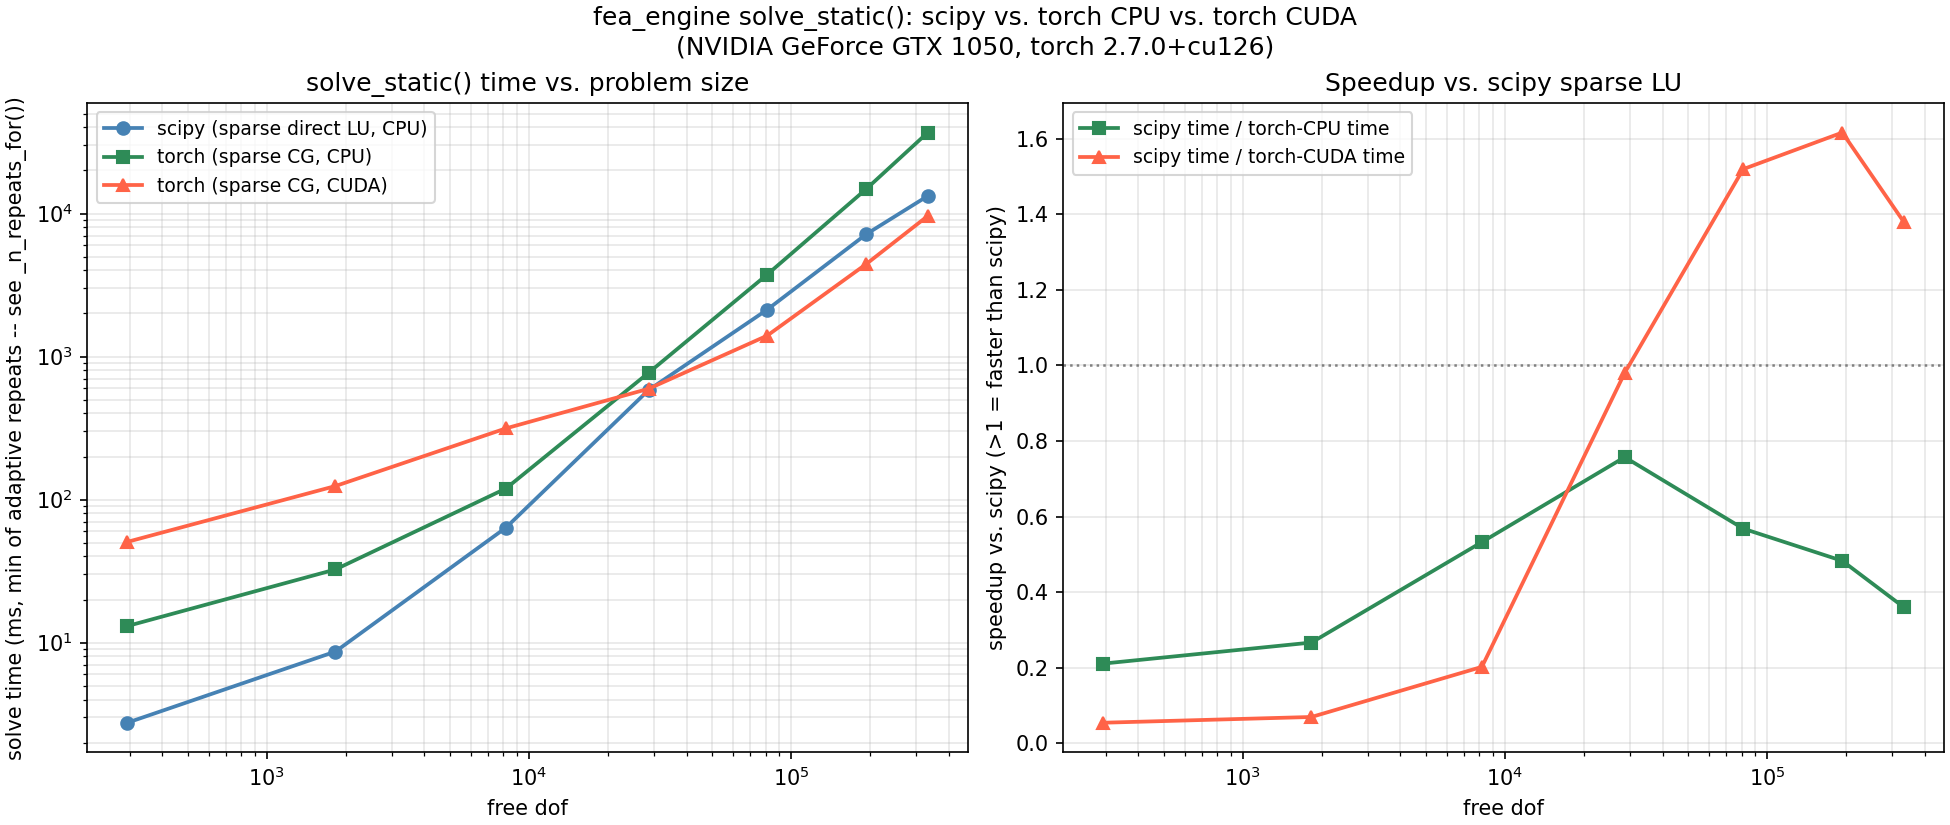

Here is the Python script that generated this plot:
"""
fea_scipy_vs_torch_gpu_benchmark.py -- fea_engine solver-backend benchmark:
SciPy (CPU, sparse direct LU) vs. PyTorch (CPU, sparse Jacobi-
preconditioned CG) vs. PyTorch (CUDA GPU, same CG) on the SAME
assembled linear-elastic cantilever system, across a sweep of mesh
sizes.

This exercises fea_engine's existing backend="scipy"/"torch" dispatch
(solver.py) and torch_sparse_solver.py (Wave 0 item 3) exactly as
already validated in tests/test_torch_sparse_solver.py -- this script
does not reimplement any solve logic, it only times and plots the
package's own real code paths. Per torch_sparse_solver.py's own
docstring, this was VALIDATED on 2026-09-08 on this project's own
target machine (Windows, NVIDIA GeForce GTX 1050, PyTorch 2.7.0/CUDA
12.6) on CPU only -- this script is the first one to actually exercise
device="cuda" on that same install.

IMPORTANT: run this in the environment that has a working CUDA-enabled
torch (your conda base env), NOT in a torch-free environment -- it
will still run and produce a scipy-vs-torch-CPU comparison if no GPU
is available, but the whole point of this script is the GPU curve.

    conda activate base
    cd fea_engine/examples
    python fea_scipy_vs_torch_gpu_benchmark.py

Each mesh size is assembled EXACTLY ONCE (build_system()), using
fea_engine's tensorized/chunked assembly path (vectorized=True,
Wave 11 item 107 + Wave 16 item 129) -- not the default per-element
Python loop, which was measured during this script's own development
taking ~1.2ms/element, i.e. minutes at the sweep's larger sizes, none
of it relevant to the actual scipy-vs-torch SOLVE comparison this
script exists to make. All three timed solves then reuse that SAME
assembled system via as_backend(), which just flips the .backend/
.device attributes solve_static() reads (backend= only affects the
FINAL linear-solve step, per solver.py's own docstring) -- so what's
actually being timed and compared is purely the linear-solve step:
SciPy's sparse direct LU (splu) vs. PyTorch's sparse CG on CPU vs. the
identical CG on GPU, on bit-for-bit the same K/F each time. GPU timing
is correctly synchronized: torch_sparse_cg_solve()'s own return path
ends in `.cpu().numpy()`, which blocks until every queued CUDA kernel
has actually finished, so wall-clock time around solve_static() is a
genuine (not just kernel-launch-queue) GPU time -- an explicit
torch.cuda.synchronize() is still called immediately before starting
each GPU timer, to also exclude any leftover async work queued by a
PREVIOUS call from bleeding into the current measurement.

Every solved displacement field is cross-checked against SciPy's
answer (relative max-abs error) before it's trusted for the plot --
this project's standing practice throughout its example galleries.
"""
import gc
import os
import time
import numpy as np
import matplotlib.pyplot as plt

from fea_engine import FESystem, Material, D_plane_stress, Quad4PlaneStress, mesh as mesh_mod

try:
    import torch
    from fea_engine.torch_sparse_solver import _HAS_TORCH
except Exception:
    _HAS_TORCH = False

# ---------------------------------------------------------------------
# Mesh sizes to sweep, (nx, ny) for a Lx x Ly rectangle. The previous
# default (up to ~29k dof) never left the regime where per-call
# overhead and CPU-GPU transfer cost dominate -- too small to show
# whether a GPU crossover exists at all. This sweep uses a much bigger
# STEP between points (fewer, more widely spaced sizes, not a dense
# scan) to reach into the hundreds-of-thousands-of-dof range where a
# real GPU should have a chance to pull ahead, without spending all
# the runtime resolving the uninteresting small-n end. Runtime grows
# with the last couple of entries -- expect the biggest 1-2 points to
# take from several seconds to a few minutes each depending on your
# GPU/CPU; comment out the largest tuples if you want a faster first
# look, or add bigger ones (e.g. (1500, 200), (2000, 260)) if your GPU
# still isn't saturated at the current top end.
# ---------------------------------------------------------------------
MESH_SIZES = [
    (20, 6),      #    ~300 dof
    (60, 14),     #   ~1.8k dof
    (140, 28),    #   ~8.2k dof
    (280, 50),    #  ~28.7k dof
    (500, 80),    #  ~81.2k dof
    (800, 120),   # ~193.8k dof
    (1100, 150),  # ~332.5k dof -- verified during this script's own development
                  # (scipy: ~12s assembly + ~11-20s solve, no memory issues)
    # (1500, 190),  # ~573.4k dof -- UNCOMMENT to push further. During this
                  # script's own development, this size hard-killed the dev
                  # sandbox via the OS OOM killer (a forced SIGKILL, which no
                  # try/except can catch -- scipy's direct sparse LU fill-in
                  # at this size needs more RAM than that ~3.8GB-limited
                  # sandbox had). It was NOT tested successfully anywhere.
                  # Your machine likely has far more RAM, but if this size
                  # kills the whole script instead of printing a "SKIPPED"
                  # line, that's why -- comment it back out.
]
LX, LY = 4.0, 1.0
E, NU = 210e9, 0.3
TIP_LOAD = -1000.0
CG_TOL = 1e-8   # matches solve_static()'s own built-in torch-backend default; not separately passed


def _n_repeats_for(n_dof):
    """Fewer timed repeats for the largest systems -- a big solve is
    far less prone to timer/OS-jitter noise than a small one (its own
    wall-clock time dwarfs any scheduling noise), so 1-2 repeats there
    is already reliable, and it keeps the sweep's total runtime from
    being dominated by re-solving the same huge system 3x over."""
    if n_dof < 5_000:
        return 5
    if n_dof < 100_000:
        return 3
    return 2


ASSEMBLY_CHUNK_SIZE = 50_000   # bounds peak memory during vectorized assembly at the largest sizes


def build_system(nx, ny, sparse=True):
    """Builds and assembles ONE FESystem for this mesh size -- backend=
    only affects the FINAL solve step (see torch_sparse_solver.py's own
    docstring), so assembly never needs to be redone per backend; the
    same assembled system is reused for all three timed solves below
    via as_backend(), instead of re-running assemble_stiffness() (the
    expensive part at large mesh sizes) three times over for no reason.

    vectorized=True (Wave 11 item 107) + chunk_size (Wave 16 item 129)
    uses fea_engine's tensorized, no-Python-element-loop assembly path
    -- numerically IDENTICAL to the default per-element loop (see
    vectorized_assembly.py's own docstring and tests/test_vectorized_
    assembly.py), just far faster at the larger end of this sweep,
    where the plain per-element loop was measured (during this
    script's own development) taking ~1.2ms/element -- i.e. minutes,
    dwarfing the actual scipy-vs-torch solve-time comparison this
    script exists to make. chunk_size keeps peak memory bounded at the
    biggest mesh sizes regardless of how much RAM your machine has."""
    mat = Material(E=E, nu=NU, rho=7800.0)
    D2 = D_plane_stress(mat)
    m = mesh_mod.rectangle_mesh(LX, LY, nx, ny)
    sysobj = FESystem(m, Quad4PlaneStress(), thickness=1.0, sparse=sparse, backend="scipy")
    sysobj.assemble_stiffness(D2, vectorized=True, thickness=1.0, chunk_size=ASSEMBLY_CHUNK_SIZE)
    for n in m.nodes_on_line(0, 0.0):
        sysobj.fix_dofs([n], [0, 1])
    tip = np.where(np.abs(m.nodes[:, 0] - LX) < 1e-9)[0]
    sysobj.F[2 * tip + 1] = TIP_LOAD / len(tip)
    return sysobj, sysobj.n_dof


def as_backend(sysobj, backend, device="cpu"):
    """Switches an ALREADY-ASSEMBLED FESystem to a different solve
    backend/device in place -- backend and device are plain instance
    attributes (solver.py's __init__ just stores them), and every
    solve_static() call re-derives Kff/Ff fresh from self.K/self.F, so
    this is exactly equivalent to (and much cheaper than) rebuilding
    and reassembling a whole new FESystem with that backend from
    scratch -- the K/F being solved are bit-for-bit the same object
    either way, which also means any solve-to-solve difference in the
    results below is purely from the solve algorithm, not from
    reassembling on a different code path."""
    sysobj.backend = backend
    sysobj.device = device
    return sysobj


def timed_solve(sysobj, device_sync=None, n_repeats=3):
    times = []
    U = None
    for _ in range(n_repeats):
        if device_sync == "cuda":
            torch.cuda.synchronize()
        t0 = time.perf_counter()
        U = sysobj.solve_static()
        if device_sync == "cuda":
            torch.cuda.synchronize()
        times.append(time.perf_counter() - t0)
    return U, min(times)


def main():
    print("=" * 70)
    print("scipy vs. torch (CPU) vs. torch (CUDA) -- fea_engine solve_static()")
    print("=" * 70)

    if not _HAS_TORCH:
        print("\ntorch is not usable in this environment (not installed, or "
              "installed but failing to import -- see torch_sparse_solver.py's "
              "docstring). This script needs a working torch install to do "
              "anything useful; run it in the environment where torch actually "
              "imports (e.g. `conda activate base`).")
        return

    print(f"torch version: {torch.__version__}")
    has_cuda = torch.cuda.is_available()
    print(f"CUDA available: {has_cuda}")
    if has_cuda:
        print(f"GPU: {torch.cuda.get_device_name(0)}")
    else:
        print("No CUDA device visible to torch in this environment -- this run "
              "will still produce a real scipy-vs-torch-CPU comparison, but "
              "there is no GPU curve to plot. If you expected a GPU here, "
              "check `nvidia-smi` and that this conda env's torch build is "
              "CUDA-enabled (torch.version.cuda should not be None).")

    n_dofs, t_scipy, t_torch_cpu, t_torch_gpu = [], [], [], []
    err_cpu, err_gpu = [], []

    # One-off warm-up: first CUDA call in a process pays a one-time context/
    # kernel-compile cost unrelated to this benchmark's actual solves --
    # exclude it by doing one throwaway tiny GPU solve before timing starts.
    if has_cuda:
        warm, _ = build_system(4, 2)
        as_backend(warm, "torch", "cuda").solve_static()
        torch.cuda.synchronize()

    sweep_t0 = time.perf_counter()
    for idx, (nx, ny) in enumerate(MESH_SIZES):
        row_t0 = time.perf_counter()
        n_rep = _n_repeats_for((nx + 1) * (ny + 1) * 2)

        try:
            # Assemble ONCE per mesh size (the expensive part at large
            # sizes); all three timed solves below reuse this SAME
            # assembled system, just switched to a different backend/
            # device via as_backend().
            sysobj, n_dof = build_system(nx, ny)
            assembly_dt = time.perf_counter() - row_t0

            U_scipy, dt_scipy = timed_solve(as_backend(sysobj, "scipy"), n_repeats=n_rep)
            U_tcpu, dt_tcpu = timed_solve(as_backend(sysobj, "torch", "cpu"), n_repeats=n_rep)
            e_cpu = np.max(np.abs(U_tcpu - U_scipy)) / max(np.max(np.abs(U_scipy)), 1e-30)

            row = (f"  [{idx+1}/{len(MESH_SIZES)}] n_dof={n_dof:7d}  scipy={dt_scipy*1e3:9.3f} ms  "
                   f"torch-cpu={dt_tcpu*1e3:9.3f} ms (rel err {e_cpu:.2e})")

            dt_tgpu, e_gpu = np.nan, np.nan
            if has_cuda:
                U_tgpu, dt_tgpu = timed_solve(as_backend(sysobj, "torch", "cuda"),
                                               device_sync="cuda", n_repeats=n_rep)
                e_gpu = np.max(np.abs(U_tgpu - U_scipy)) / max(np.max(np.abs(U_scipy)), 1e-30)
                row += f"  torch-cuda={dt_tgpu*1e3:9.3f} ms (rel err {e_gpu:.2e})"

            row += (f"  [assembly {assembly_dt:.1f}s, "
                     f"solves {time.perf_counter() - row_t0 - assembly_dt:.1f}s, {n_rep} repeats]")
            print(row, flush=True)
            n_dofs.append(n_dof)
            t_scipy.append(dt_scipy)
            t_torch_cpu.append(dt_tcpu)
            t_torch_gpu.append(dt_tgpu)
            err_cpu.append(e_cpu)
            err_gpu.append(e_gpu)
        except (MemoryError, RuntimeError) as exc:
            # A too-large mesh size can legitimately exhaust RAM (scipy's
            # direct LU fill-in) or VRAM (a CUDA out-of-memory RuntimeError)
            # at the top of this sweep -- report it and keep every smaller
            # size's already-measured result rather than losing the whole
            # sweep to one oversized point. Shrink MESH_SIZES's largest
            # entries if you hit this.
            print(f"  [{idx+1}/{len(MESH_SIZES)}] nx={nx}, ny={ny}: SKIPPED -- {type(exc).__name__}: {exc}",
                  flush=True)
        finally:
            # Release this size's (possibly large) K/F/factorization
            # before building the next, bigger one.
            sysobj = None
            if has_cuda:
                torch.cuda.empty_cache()
            gc.collect()

    print(f"\nTotal sweep time: {time.perf_counter() - sweep_t0:.1f}s")

    n_dofs = np.array(n_dofs, dtype=float)
    t_scipy = np.array(t_scipy)
    t_torch_cpu = np.array(t_torch_cpu)
    t_torch_gpu = np.array(t_torch_gpu)

    max_err_cpu = np.nanmax(err_cpu)
    print(f"\nMax relative error, torch-CPU vs. scipy, across the whole sweep: {max_err_cpu:.3e}")
    if has_cuda:
        max_err_gpu = np.nanmax(err_gpu)
        print(f"Max relative error, torch-CUDA vs. scipy, across the whole sweep: {max_err_gpu:.3e}")

    # ---- plot ----
    fig, (ax1, ax2) = plt.subplots(1, 2, figsize=(13, 5.5), constrained_layout=True)

    ax1.loglog(n_dofs, t_scipy * 1e3, 'o-', color='steelblue', linewidth=1.8,
               label='scipy (sparse direct LU, CPU)')
    ax1.loglog(n_dofs, t_torch_cpu * 1e3, 's-', color='seagreen', linewidth=1.8,
               label='torch (sparse CG, CPU)')
    if has_cuda:
        ax1.loglog(n_dofs, t_torch_gpu * 1e3, '^-', color='tomato', linewidth=1.8,
                   label='torch (sparse CG, CUDA)')
    ax1.set_xlabel('free dof')
    ax1.set_ylabel('solve time (ms, min of adaptive repeats -- see _n_repeats_for())')
    ax1.set_title('solve_static() time vs. problem size')
    ax1.grid(True, which='both', alpha=0.3)
    ax1.legend(fontsize=9)

    ax2.axhline(1.0, color='0.5', linestyle=':', linewidth=1.2)
    ax2.semilogx(n_dofs, t_scipy / t_torch_cpu, 's-', color='seagreen', linewidth=1.8,
                 label='scipy time / torch-CPU time')
    if has_cuda:
        ax2.semilogx(n_dofs, t_scipy / t_torch_gpu, '^-', color='tomato', linewidth=1.8,
                     label='scipy time / torch-CUDA time')
    ax2.set_xlabel('free dof')
    ax2.set_ylabel('speedup vs. scipy (>1 = faster than scipy)')
    ax2.set_title('Speedup vs. scipy sparse LU')
    ax2.grid(True, which='both', alpha=0.3)
    ax2.legend(fontsize=9)

    gpu_name = torch.cuda.get_device_name(0) if has_cuda else 'no CUDA device available'
    fig.suptitle(f'fea_engine solve_static(): scipy vs. torch CPU vs. torch CUDA\n'
                f'({gpu_name}, torch {torch.__version__})', fontsize=12)
    out = os.path.join(os.path.dirname(os.path.abspath(__file__)), 'fea_scipy_vs_torch_gpu_benchmark.png')
    fig.savefig(out, dpi=150)
    print(f"\nSaved {out}")


if __name__ == "__main__":
    main()
